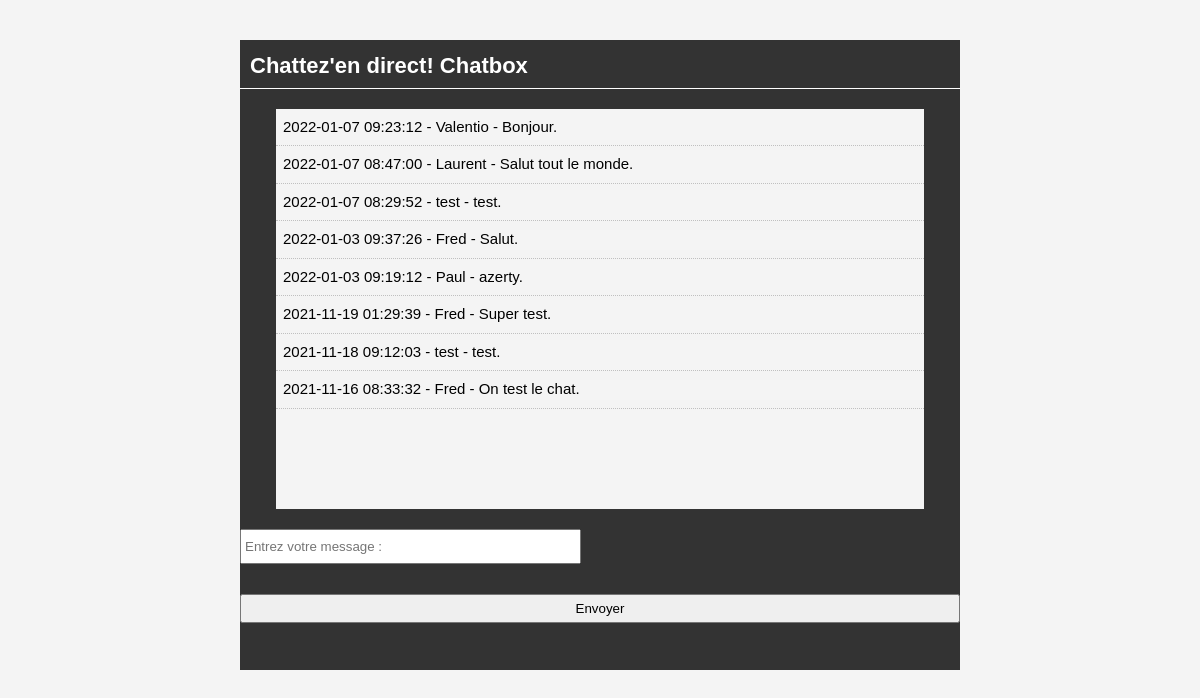
Screenshot of /chatpublic.php with the database file from the repository.
### tables this page shows
CREATE TABLE `messages` (
  `id` int(11) NOT NULL,
  `pseudo` varchar(50) NOT NULL,
  `message` varchar(1000) NOT NULL,
  `date` datetime NOT NULL
);

### chatpublic.php (the view, shortened to what this page needs)
<?php
$id = mysqli_connect("127.0.0.1","root","","chat");
?>
<!DOCTYPE html>
<html lang="en">
<head>
    <link rel="stylesheet" href="style.css">
</head>
<body>
    <div id="container">
        <header>
            <h1>Chattez'en direct! Chatbox</h1>
        </header>
        <div class="messages">
            <ul>
                <?php
                $req = "select * from messages order by date desc";
                $res = mysqli_query($id, $req);
                while($ligne = mysqli_fetch_assoc($res)){
                echo "<li class='message'>".$ligne["date"]." - "
                                            .$ligne["pseudo"]." - "
                                            . $ligne["message"].". </li>";
                }
                ?>
            </ul>
        </div>
        <div class="formu">
            <form action="" method="post">
                <input type="text" name="message" placeholder="Entrez votre message :">
                <br>
                <input class="bout" type="submit" value="Envoyer" name="bout">
            </form>
        </div>
    </div>
</body>
</html>

### style.css (style rules this page uses)
* { margin: 0; padding: 0; }
body { font-family: arial; font-size: 15px; line-height: 1.5em; background-color: #f4f4f4; }
#container { background-color: #333333; margin: 40px auto; width: 60%; overflow: auto; min-height: 630px; }
header h1 { color: #ffffff; font-size: 22px; padding: 15px 0 10px 10px; border-bottom: 1px solid #ffffff; }
.messages { width: 90%; background-color: #f4f4f4; height: 400px; margin: 20px auto; overflow: auto; }
.message { list-style: none; padding: 7px; border-bottom: 1px dotted silver; }
.formu input[type=text] { width: 46%; height: 25px; padding: 3px; margin-bottom: 20px; }
.formu .bout { padding: 5px; width: 100%; margin: 10px auto ; }

### rows the page displays
messages: date "2022-01-07 09:23:12", pseudo "Valentio", message "Bonjour"
messages: date "2022-01-07 08:47:00", pseudo "Laurent", message "Salut tout le monde"
messages: date "2022-01-07 08:29:52", pseudo "test", message "test"
messages: date "2022-01-03 09:37:26", pseudo "Fred", message "Salut"
messages: date "2022-01-03 09:19:12", pseudo "Paul", message "azerty"
messages: date "2021-11-19 01:29:39", pseudo "Fred", message "Super test"
messages: date "2021-11-18 09:12:03", pseudo "test", message "test"
messages: date "2021-11-16 08:33:32", pseudo "Fred", message "On test le chat"
